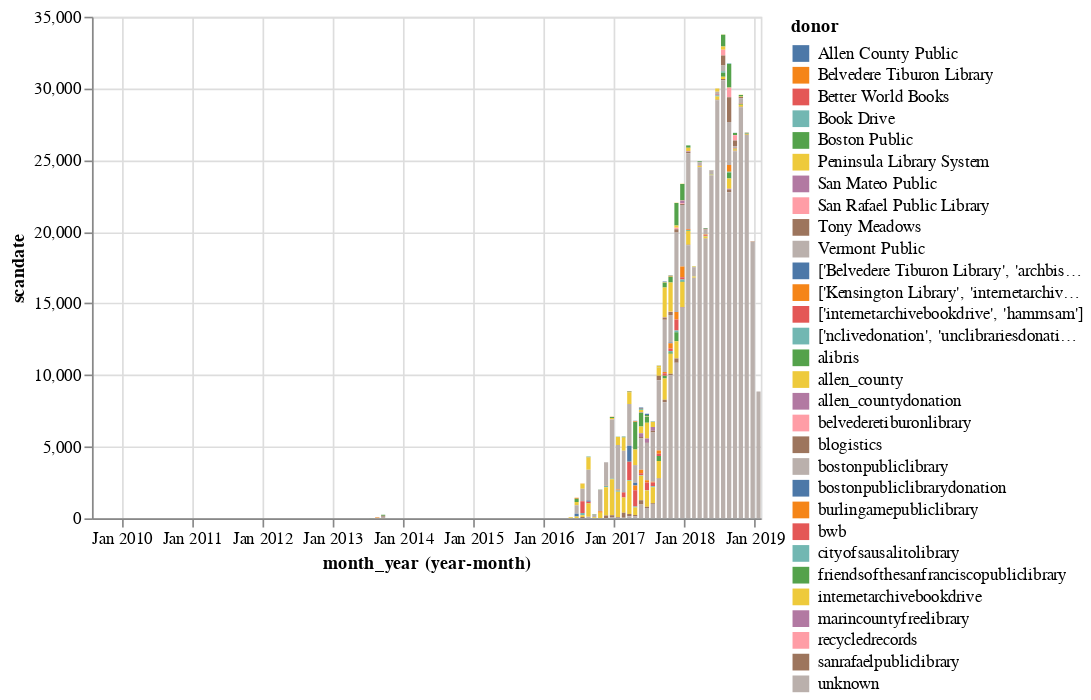

The cell this chart's notebook holds for it:
### Code cell
alt.Chart(hk_scans_per_donor.astype('str')).mark_bar().encode(
    x='yearmonth(month_year):T',
    y='scandate:Q',
    color= 'donor:N',
    tooltip = ['donor:N', 'month_year:T', 'scandate:Q']
).interactive()

### Figure 1 — Vega-Lite specification as saved in the notebook (floating-point values rounded to 4 significant figures; data arrays with more than 128 entries replaced by an {"elided": "..."} marker saying what was removed)
{"config": {"view": {"continuousWidth": 400, "continuousHeight": 300}}, "data": {"name": "data-bbaebc8f17ce5d7476511915f762382d"}, "mark": "bar", "encoding": {"color": {"field": "donor", "type": "nominal"}, "tooltip": [{"field": "donor", "type": "nominal"}, {"field": "month_year", "type": "temporal"}, {"field": "scandate", "type": "quantitative"}], "x": {"field": "month_year", "timeUnit": "yearmonth", "type": "temporal"}, "y": {"field": "scandate", "type": "quantitative"}}, "selection": {"selector001": {"type": "interval", "bind": "scales", "encodings": ["x", "y"]}}, "$schema": "https://vega.github.io/schema/vega-lite/v4.17.0.json", "datasets": {"data-bbaebc8f17ce5d7476511915f762382d": {"elided": "579 records"}}}
